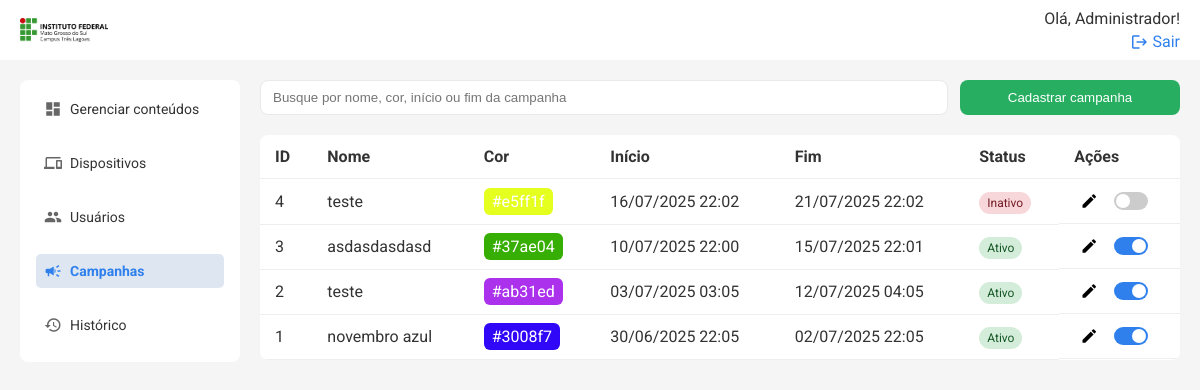
/api/campanhas/list (signed in), run on an earlier commit of the app's database.
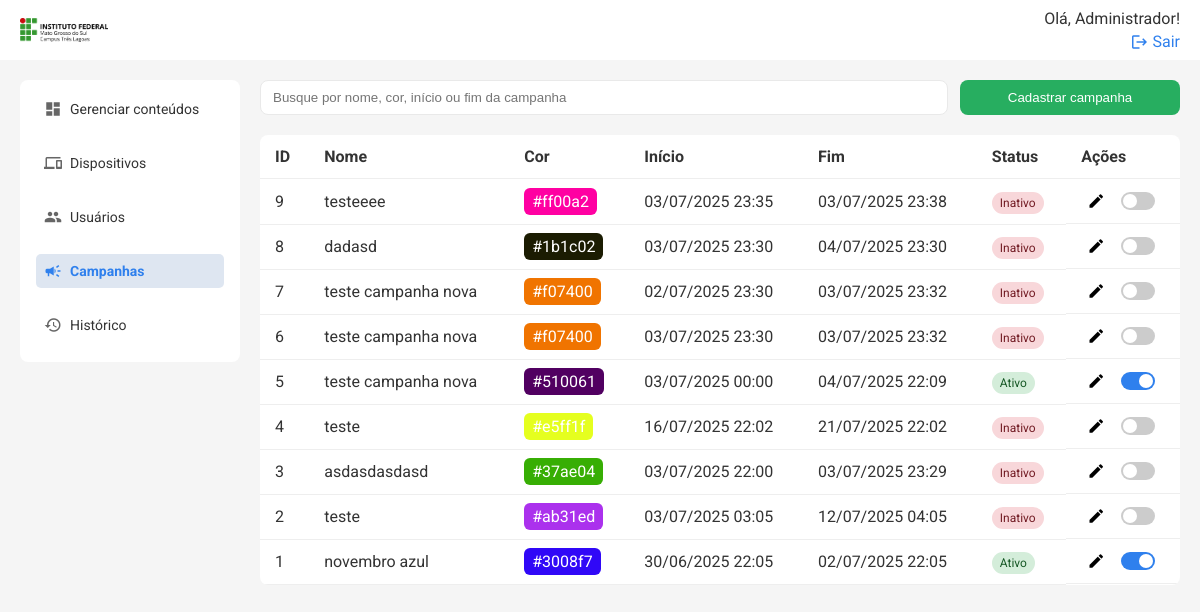
And on a later commit of the database.
### models.py (models this page shows, shortened)
class User(db.Model):
    id = db.Column(db.Integer, primary_key=True)
    name = db.Column(db.String(50), nullable=False)
    email = db.Column(db.String(120), nullable=False, unique=True)
    status = db.Column(db.String(10), nullable=False, default='Ativo')
    senha = db.Column(db.String(100), nullable=False)
    logUser = db.relationship('Log', backref=db.backref('user'))
    is_admin = db.Column(db.Boolean, default=False)

class Campanha(db.Model):
    id = db.Column(db.Integer, primary_key=True)
    titulo = db.Column(db.String(100), nullable=False)
    cor = db.Column(db.String(7), nullable=False, default="#FFFFFF")
    status = db.Column(db.String(10), nullable=False, default="Ativo")
    inicio = db.Column(db.DateTime, nullable=False, default=datetime.utcnow)
    fim = db.Column(db.DateTime, nullable=True)

### routes/campanhas.py (the view)
@campanhas_bp.route('/list', methods=['GET'])
@login_required
@admin_required
def listar_campanhas():
    campanhas = Campanha.query.order_by(Campanha.id.desc()).all()
    return render_template('campanhas.html', campanhas=campanhas)

### templates/campanhas.html (shortened to what this page needs)
{% extends 'base.html' %} {% block title %}Campanhas{% endblock %} {% block
content %}
<div class="search-cta">
    <input
        type="text"
        placeholder="Busque por nome, cor, início ou fim da campanha"
        class="search"
        id="buscaCampanhas"
    />
    <button class="btn" onclick="openModal()">Cadastrar campanha</button>
</div>
<table class="table">
    <thead>
        <tr>
            <th>ID</th>
            <th>Nome</th>
            <th>Cor</th>
            <th>Início</th>
            <th>Fim</th>
            <th>Status</th>
            <th>Ações</th>
        </tr>
    </thead>
    <tbody id="campanhaTableBody">
        {% for campanha in campanhas %}
        <tr>
            <td>{{ campanha.id }}</td>
            <td>{{ campanha.titulo }}</td>
            <td>
                <span
                    style="background-color: {{ campanha.cor }}; padding: 4px 8px; border-radius: 6px; color: #fff;"
                >
                    {{ campanha.cor }}
                </span>
            </td>
            <td>
                {{ campanha.inicio.strftime('%d/%m/%Y %H:%M') if campanha.inicio
                else '' }}
            </td>
            <td>
                {{ campanha.fim.strftime('%d/%m/%Y %H:%M') if campanha.fim else
                '' }}
            </td>
            <td>
                <span
                    class="status {{ 'ativo' if campanha.status == 'Ativo' else 'inativo' }}"
                >
                    {{ campanha.status }}
                </span>
            </td>
            <td class="acoes">
                <button
                    class="edit"
                    title="Editar campanha"
                    onclick="editCampanha({{ campanha.id }})"
                >
                    <span class="material-icons">edit</span>
                </button>
                <label class="switch" title="Ativar/Inativar campanha">
                    <span class="slider"></span>
                </label>
            </td>
        </tr>
        {% endfor %}
    </tbody>
</table>
{% endblock %}

### templates/base.html (shortened to what this page needs)
<!DOCTYPE html>
<html lang="pt-BR">
    <head>
        <link
            rel="stylesheet"
            href="{{ url_for('static', filename='styles.css') }}"
        />
    </head>
    <body>
        {% include 'topo.html' %}
        <div class="container">
            {% include 'menu.html' %}
            <main class="content">{% block content %}{% endblock %}</main>
        </div>
    </body>
</html>

### templates/topo.html (shortened to what this page needs)
<header class="topbar">
    <a href="{{ url_for('conteudos.listar_conteudos') }}" class="logo-topo">
        <img
            src="{{ url_for('static', filename='images/logo-ifms-tl.png') }}"
            alt="IFMS Logo"
            style="height: 24px; vertical-align: middle; margin-right: 8px"
        />
    </a>
    <div class="profile">
        {% if session['user_name'] %}
        <span>Olá, {{ session['user_name'] }}!</span>
        <a href="{{ url_for('auth.logout') }}">
            <span class="material-icons">logout</span>
            Sair
        </a>
        {% else %}
        <a href="{{ url_for('auth.login_usuario') }}">Entrar</a>
        {% endif %}
    </div>
</header>

### templates/menu.html
<aside class="sidebar">
    <nav>
        <a
            href="{{ url_for('conteudos.listar_conteudos') }}"
            class="{% if request.path == url_for('conteudos.listar_conteudos') %}active{% endif %}"
        >
            <span class="material-icons">dashboard</span>
            Gerenciar conteúdos
        </a>
        <a
            href="{{ url_for('telas.listar_dispositivos') }}"
            class="{% if request.path == url_for('telas.listar_dispositivos') %}active{% endif %}"
        >
            <span class="material-icons">devices</span>
            Dispositivos
        </a>
        {% if session.get('user_id') and session.get('is_admin') %}
        <a
            href="{{ url_for('users.listar_usuarios') }}"
            class="{% if request.path == url_for('users.listar_usuarios') %}active{% endif %}"
        >
            <span class="material-icons">people</span>
            Usuários
        </a>
        {% endif %}
        <a
            href="{{ url_for('campanhas.listar_campanhas') }}"
            class="{% if request.path == url_for('campanhas.listar_campanhas') %}active{% endif %}"
        >
            <span class="material-icons">campaign</span>
            Campanhas
        </a>
        <a
            href="{{ url_for('historico.listar_historico') }}"
            class="{% if request.path == url_for('historico.listar_historico') %}active{% endif %}"
        >
            <span class="material-icons">history</span>
            Histórico
        </a>
    </nav>
</aside>

### static/styles.css (style rules this page uses)
* { box-sizing: border-box; }
body { margin: 0; font-family: 'Roboto', sans-serif; color: #333; background-color: #f5f5f5; }
.container { display: flex; height: 100vh; }
.sidebar { width: 220px; background: #ffffff; font-size: 14px; padding: 12px 16px 0 16px; box-sizing: border-box; margin: 80px 0 0 20px; border-radius: 8px; height: fit-content; }
.sidebar nav a { display: flex; align-items: center; gap: 8px; margin-bottom: 20px; text-decoration: none; color: #333; padding: 8px; border-radius: 5px; transition: background 0.3s; }
.sidebar nav a .material-icons { font-size: 20px; color: #666; }
.sidebar nav a.active .material-icons { color: #2f80ed; }
.sidebar nav a.active { background: #dee6f1; font-weight: bold; color: #2f80ed; }
.content { flex: 1; padding: 20px; overflow-y: auto; margin-top: 60px; box-sizing: border-box; }
.topbar { width: 100%; background: #ffffff; padding-inline: 20px; box-sizing: border-box; display: flex; justify-content: space-between; align-items: center; position: fixed; top: 0; left: 0; height: 60px; z-index: 100; }
.topbar .profile a { text-align: right; font-size: 16px; color: #2f80ed; text-decoration: none; display: flex; align-items: center; gap: 4px; }
.topbar .profile a .material-icons { font-size: 16px; }
.profile { display: flex; flex-direction: column; align-items: flex-end; gap: 4px; }
.search-cta { display: flex; gap: 12px; margin-bottom: 20px; }
.search { padding: 8px 12px; width: 100%; border: 1px solid #e9e9e9; border-radius: 8px; outline: none; }
.btn { background: #27ae60; color: white; border: none; padding: 10px 15px; border-radius: 8px; min-width: 220px; }
button { cursor: pointer; }
.table { width: 100%; border-collapse: collapse; background: white; border-radius: 8px; overflow: hidden; }
.table th, .table td { padding: 12px 15px; border-bottom: 1px solid #eee; vertical-align: middle; }
.table th { text-align: left; }
.status { padding: 4px 8px; border-radius: 12px; font-size: 12px; }
.status.ativo { background: #d4edda; color: #155724; }
.status.inativo { background: #f8d7da; color: #721c24; }
.edit { background: none; border: none; cursor: pointer; }
.material-icons { font-size: 18px !important; vertical-align: middle; }
.switch { position: relative; display: inline-block; width: 34px; height: 18px; }
.slider { position: absolute; cursor: pointer; top: 0; left: 0; right: 0; bottom: 0; background-color: #ccc; transition: 0.4s; border-radius: 18px; }
.slider:before { position: absolute; content: ''; height: 14px; width: 14px; left: 2px; bottom: 2px; background-color: white; transition: 0.4s; border-radius: 50%; }
.acoes { display: flex; align-items: center; gap: 10px; }
input:checked + .slider { background-color: #2f80ed; }
input:checked + .slider:before { transform: translateX(16px); }

What changed in the data, as far as the page shows it:
added Campanha: id "9", titulo "testeeee", cor "#ff00a2", inicio "03/07/2025 23:35", fim "03/07/2025 23:38", status "Inativo"
added Campanha: id "8", titulo "dadasd", cor "#1b1c02", inicio "03/07/2025 23:30", fim "04/07/2025 23:30", status "Inativo"
added Campanha: id "7", titulo "teste campanha nova", cor "#f07400", inicio "02/07/2025 23:30", fim "03/07/2025 23:32", status "Inativo"
added Campanha: id "6", titulo "teste campanha nova", cor "#f07400", inicio "03/07/2025 23:30", fim "03/07/2025 23:32", status "Inativo"
added Campanha: id "5", titulo "teste campanha nova", cor "#510061", inicio "03/07/2025 00:00", fim "04/07/2025 22:09", status "Ativo"
changed Campanha "asdasdasdasd": inicio "10/07/2025 22:00" → "03/07/2025 22:00"; fim "15/07/2025 22:01" → "03/07/2025 23:29"; status "Ativo" → "Inativo"
changed Campanha "#ab31ed": status "Ativo" → "Inativo"
